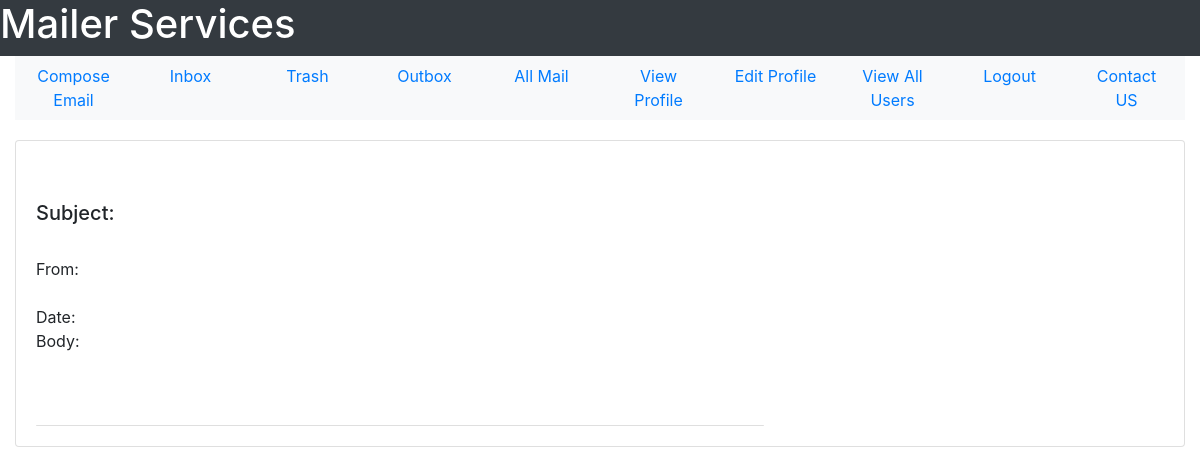
The page /view-mail/282 (signed in) on the database as committed earlier.
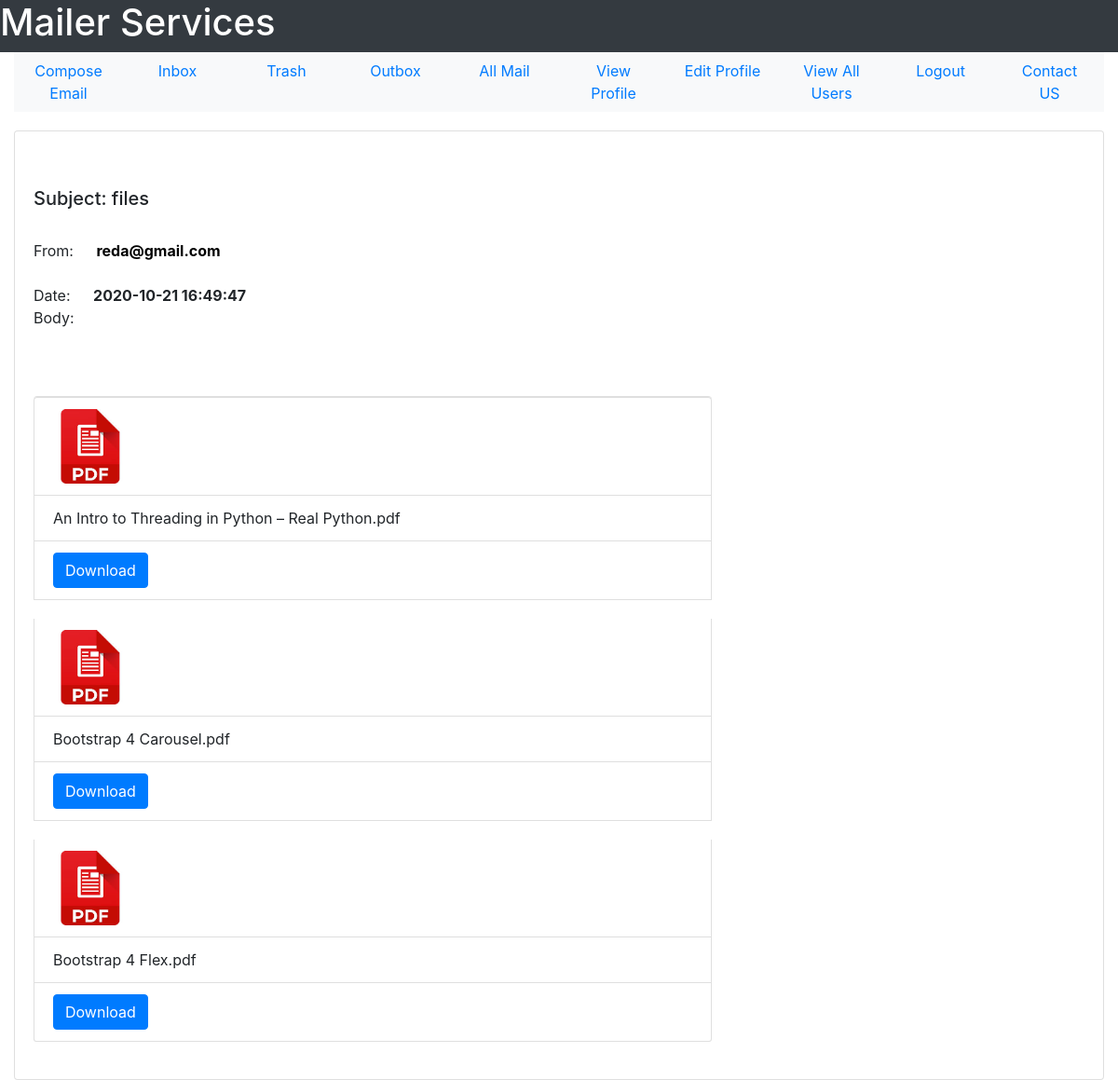
The same page on the database as committed later.
### tables this page shows
CREATE TABLE mail(mail_id INTEGER PRIMARY KEY, sender_id INTEGER NOT NULL, receiver_id INTEGER NOT NULL, mail_subject TEXT, mail_body TEXT,  mail_date TEXT NOT NULL,mail_seen INTEGER DEFAULT 0 CHECK(mail_seen == 0 OR mail_seen == 1), sender_trashed INTEGER DEFAULT 0 CHECK(sender_trashed == 0 OR sender_trashed == 1), receiver_trashed INTEGER DEFAULT 0 CHECK(receiver_trashed == 0 OR receiver_trashed == 1), multiple_receivers INTEGER DEFAULT 0 CHECK(multiple_receivers == 0 OR multiple_receivers == 1), FOREIGN KEY(sender_id, receiver_id) REFERENCES user(user_id, user_id));

CREATE TABLE user(user_id INTEGER PRIMARY KEY, user_name TEXT NOT NULL, user_email TEXT NOT NULL, user_password TEXT  NOT NULL, user_gender TEXT NOT NULL, user_date_of_birth TEXT NOT NULL, user_city TEXT NOT NULL, user_country TEXT NOT NULL, user_contact INTEGER, user_account_creation_date TEXT NOT NULL, user_active INTEGER DEFAULT 0 CHECK(user_active == 1 OR user_active == 0), visits INTEGER DEFAULT 0, UNIQUE(user_email));

CREATE TABLE attachment(attachment_id INTEGER PRIMARY KEY, mail_id INTEGER NOT NULL, attachment_file TEXT NOT NULL, FOREIGN KEY(mail_id) REFERENCES mail(mail_id)ON DELETE CASCADE);

### User/User_Mail/user_mail.py (the view)
@user_mail_bp.route("/view-mail/<mail_id>")
def view_mail(mail_id):
    if check_authentication() == False:
        return redirect(url_for('forms_bp.login_form_page'))
    sqlite_connection = sqlite3.connect('MAIL_DB.db')
    select_mail_query = """SELECT sender_id, mail_subject, mail_body, mail_date, mail_id FROM mail WHERE mail_id = ?;"""
    mail_record = sqlite_connection.execute(select_mail_query, (mail_id,))
    mail_data = {}
    for data in mail_record:
        mail_data['sender_mail'] = get_user_email(data[0])
        mail_data['mail_subject'] = data[1]
        mail_data['mail_body'] = data[2]
        mail_data['mail_date'] = remove_milli_seconds(data[3])
        mail_data['mail_id'] = data[4]
    if check_attachment_exist(mail_id):
        select_attachment_query = """SELECT attachment_file FROM attachment WHERE mail_id = ?;"""
        attach_record = sqlite_connection.execute(
            select_attachment_query, (mail_id,))
        attachments = []
        for file in attach_record:
            attachments.append(file[0])
        mail_data['attachments'] = attachments
    update_query = """UPDATE mail SET mail_seen = ? WHERE mail_id = ?;"""
    update_query_data = (1, mail_id)
    sqlite_connection.execute(update_query, update_query_data)
    sqlite_connection.commit()
    sqlite_connection.close()
    return render_template('User_Mail/view_mail.html', mail=mail_data, user_mail=session["email"])

### Forms/forms.py (called while the page is built)
def check_authentication():
    if session.get('email') == None:
        return False
    return True

### User/User_Mail/user_mail.py (called while the page is built)
def get_user_email(user_id):
    sqlite_connection = sqlite3.connect('MAIL_DB.db')
    select_user_query = """SELECT user_email FROM user WHERE user_id = ?;"""
    select_user_query_data = (user_id,)
    user_record = sqlite_connection.execute(
        select_user_query, select_user_query_data)
    user_email = ""
    for data in user_record:
        user_email = data[0]
    sqlite_connection.close()
    return user_email

def check_attachment_exist(mail_id):
    sqlite_connection = sqlite3.connect('MAIL_DB.db')
    search_file_query = """SELECT * FROM attachment WHERE mail_id = ?;"""
    search_file_query_data = (mail_id,)
    file_list = sqlite_connection.execute(
        search_file_query, search_file_query_data).fetchall()
    if len(file_list) == 0:
        sqlite_connection.close()
        return False
    else:
        sqlite_connection.close()
        return True

def remove_milli_seconds(full_date):
    date = datetime.strptime(full_date, '%Y-%m-%d %H:%M:%S.%f')
    return date.strftime('%Y-%m-%d %H:%M:%S')

### User/User_Mail/templates/User_Mail/view_mail.html (shortened to what this page needs)
<!DOCTYPE html>
<html lang = "en">
    <head>
        <link rel="stylesheet" href="https://maxcdn.bootstrapcdn.com/bootstrap/4.5.2/css/bootstrap.min.css">
    </head>
    <body>
        <div class = "container-fluid">
            <div class = "row bg-dark text-white">
                <h1>Mailer Services</h1>
            </div>
            <div>
                <ul class = "nav nav-justified bg-light">
                    <li class = 'nav-item'>
                        <a href = "{{url_for('user_mail_bp.compose_email')}}" class = 'nav-link'>Compose Email</a>
                    </li>
                    <li class = 'nav-item'>
                        <a href = "{{url_for('user_mail_bp.see_inbox')}}" class = 'nav-link'>Inbox</a>
                    </li>
                    <li class = 'nav-item'>
                        <a href = "{{url_for('user_mail_bp.trash')}}" class = 'nav-link'>Trash</a>
                    </li>
                    <li class = 'nav-item'>
                        <a href = "{{url_for('user_mail_bp.see_outbox')}}" class = 'nav-link'>Outbox</a>
                    </li>
                    <li class = 'nav-item'>
                        <a href = "{{url_for('user_mail_bp.see_all_mail')}}" class = 'nav-link'>All Mail</a>
                    </li>
                    <li class = 'nav-item'>
                        <a href = "{{url_for('user_profile_bp.view_profile')}}" class = 'nav-link'>View Profile</a>
                    </li>
                    <li class = 'nav-item'>
                        <a href = "{{url_for('user_profile_bp.edit_profile_form')}}" class = 'nav-link'>Edit Profile</a>
                    </li>
                    <li class = 'nav-item'>
                        <a href = "{{url_for('user_profile_bp.view_all_users')}}" class = 'nav-link'>View All Users</a>
                    </li>
                    <li class = 'nav-item'>
                        <a href = "{{url_for('user_profile_bp.logout')}}" class = 'nav-link'>Logout</a>
                    </li>
                    <li class = 'nav-item'>
                        <a href = "{{url_for('user_profile_bp.contact_us')}}" class = 'nav-link'>Contact US</a>
                    </li>
                </ul>
            </div>
            <div class = "card" style = "margin-left: auto;margin-right: auto;margin-top: 20px;padding: 20px;">
                <div class = "card-body" style = "width: 600px;">
                </div>
                <h5>Subject: {{mail['mail_subject']}}</h5>
                <br>
                <span>From: <a href = "{{url_for('user_mail_bp.compose_to_email', user_mail = mail['sender_mail'])}}" style = "color: black;">
                    <strong style = "margin-left: 20px;">{{mail['sender_mail']}}</strong>
                </a></span>
                <br>
                <span>Date: <strong style = "margin-left: 20px;">{{mail['mail_date']}}</strong></span>
                <span style = "display: block;">Body:</span>
                <br><br><br>
                    <ul class = "list-group" style = "margin-right: 400px;">
                    {%if mail['attachments']:%}
                        {%for file in mail['attachments']%}
                            {%if ".pdf" in file:%}
                            <li class = "list-group-item">
                            <a href = "{{url_for('user_mail_bp.view_file', file_name = file )}}" id = "pdfFile" target = "_blank">
                                <img src = "{{url_for('static', filename = 'images/pdf_icon.jpg')}}"
                                 width = '80px' height = '80px'>
                                </a>
                             </li>
                             <li class = "list-group-item">
                                 {{file}}
                             </li>
                             <li class = "list-group-item" style = "margin-bottom: 20px;">
                             <a href = "{{url_for('user_mail_bp.download_file', file_name = file)}}" class = "btn btn-primary">Download</a>
                             </li>
                     {%endif%}
                        {%endfor%}
                    {%endif%}
                            </ul>
                </div>
        </div>
    </body>
</html>

Rows that differ between the two databases and show on the page:
added mail: mail_subject "files"
now on this page (row edited): user: sender_mail "reda@gmail.com"
added attachment: attachment_file "An Intro to Threading in Python – Real Python.pdf"
added attachment: attachment_file "Bootstrap 4 Carousel.pdf"
added attachment: attachment_file "Bootstrap 4 Flex.pdf"
Other text that changed with them:
{{ mail['mail_date'] }}: (not shown) → "2020-10-21 16:49:47"
